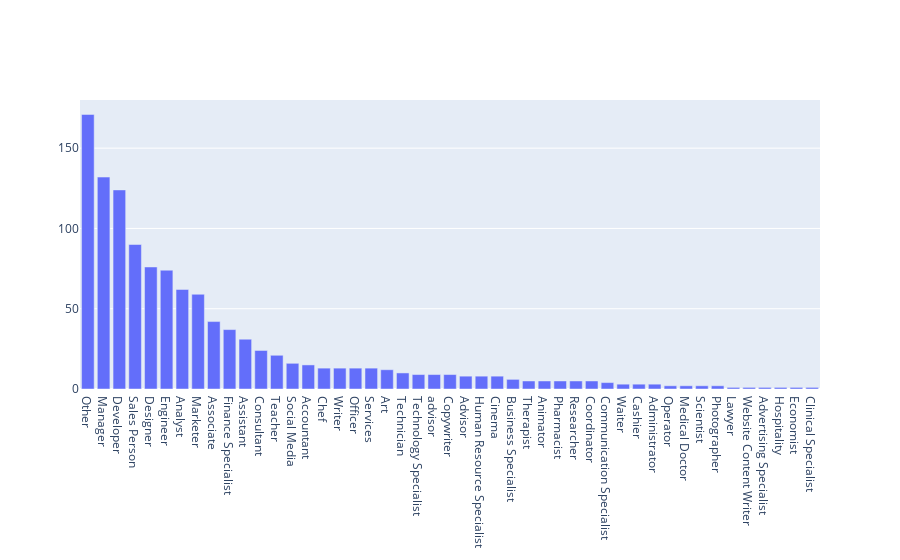

The notebook cell this image was saved under:
### Code cell
a1 = df.Category.value_counts()

x1 = list(a1.index)
y1 = list(a1)

data1 = [go.Bar(
   x = x1,
   y = y1
)]
fig = go.Figure(data=data1)
iplot(fig)

### Figure 1 — Plotly figure (JSON) as saved in the notebook; plotly's stock layout.template omitted (floating-point values rounded to 4 significant figures)
{"data": [{"type": "bar", "x": ["Other", "Manager", "Developer", "Sales Person", "Designer", "Engineer", "Analyst", "Marketer", "Associate", "Finance Specialist", "Assistant", "Consultant", "Teacher", "Social Media", "Accountant", "Chef", "Writer", "Officer", "Services", "Art", "Technician", "Technology Specialist", "advisor", "Copywriter", "Advisor", "Human Resource Specialist", "Cinema", "Business Specialist", "Therapist", "Animator", "Pharmacist", "Researcher", "Coordinator", "Communication Specialist", "Waiter", "Cashier", "Administrator", "Operator", "Medical Doctor", "Scientist", "Photographer", "Lawyer", "Website Content Writer", "Advertising Specialist", "Hospitality", "Economist", "Clinical Specialist"], "y": [171, 132, 124, 90, 76, 74, 62, 59, 42, 37, 31, 24, 21, 16, 15, 13, 13, 13, 13, 12, 10, 9, 9, 9, 8, 8, 8, 6, 5, 5, 5, 5, 5, 4, 3, 3, 3, 2, 2, 2, 2, 1, 1, 1, 1, 1, 1]}], "layout": {}}
